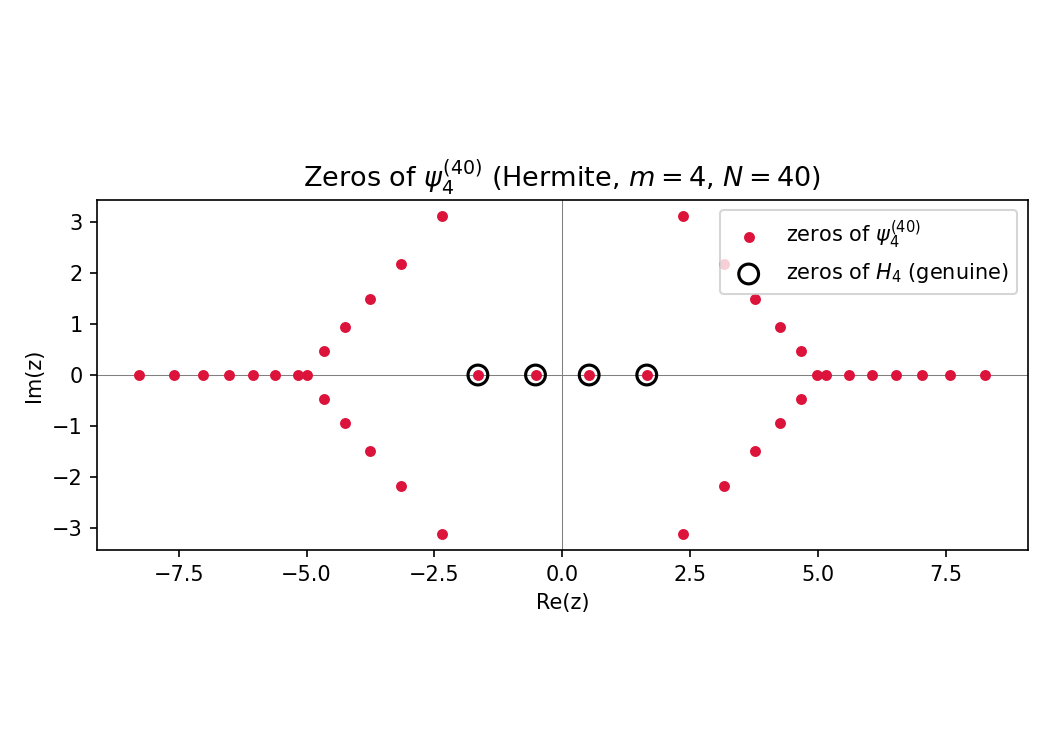

This chart was generated by the following Python code:
"""Single-panel: zeros of psi_4^(40) with H_4 genuine zeros marked."""
from fractions import Fraction
from math import comb, factorial
import mpmath as mp
import matplotlib
matplotlib.use("Agg")
import matplotlib.pyplot as plt
import numpy as np

mp.mp.dps = 120


def dfact(n):
    if n <= 0:
        return 1
    r = 1
    while n > 1:
        r *= n
        n -= 2
    return r


def D(m, k):
    if (m + k) % 2:
        return 0
    tot = 0
    for c in range(0, min(m, k) + 1):
        if (m - c) % 2 or (k - c) % 2:
            continue
        tot += (comb(m, c) * comb(k, c) * factorial(c)
                * dfact(m - c - 1) * dfact(k - c - 1)
                * 4 ** c * (-2) ** ((m + k - 2 * c) // 2))
    return tot


def hermite_coeffs(n):
    a, b = [1], [0, 2]
    if n == 0:
        return a
    for i in range(1, n):
        nxt = [0] * (i + 2)
        for j, cj in enumerate(b):
            nxt[j + 1] += 2 * cj
        for j, cj in enumerate(a):
            nxt[j] -= 2 * i * cj
        a, b = b, nxt
    return b


def approximant_coeffs(m, N):
    poly = [Fraction(0)] * (N + 1)
    for k in range(N + 1):
        d = D(m, k)
        if d == 0:
            continue
        amk = Fraction(d, 3 ** ((m + k) // 2) * 2 ** k * factorial(k))
        for j, cj in enumerate(hermite_coeffs(k)):
            poly[j] += amk * cj
    while poly and poly[-1] == 0:
        poly.pop()
    return poly


def zeros(m, N):
    coeffs = approximant_coeffs(m, N)
    cs = [mp.mpf(c.numerator) / mp.mpf(c.denominator) for c in coeffs[::-1]]
    return mp.polyroots(cs, maxsteps=200, extraprec=300)


m, N = 4, 40
print(f"Computing zeros of psi_{m}^({N})...")
zs = zeros(m, N)
xs = [float(z.real) for z in zs]
ys = [float(z.imag) for z in zs]

# Genuine zeros of H_4 = 16x^4 - 48x^2 + 12
h4 = np.roots([16, 0, -48, 0, 12])

fig, ax = plt.subplots(figsize=(7, 5))
ax.scatter(xs, ys, s=18, color="crimson", label=r"zeros of $\psi_4^{(40)}$", zorder=3)
ax.scatter(h4.real, h4.imag, s=90, facecolors="none",
           edgecolors="k", linewidths=1.5, label=r"zeros of $H_4$ (genuine)", zorder=4)
ax.axhline(0, color="gray", lw=0.5)
ax.axvline(0, color="gray", lw=0.5)
ax.set_title(r"Zeros of $\psi_4^{(40)}$ (Hermite, $m=4$, $N=40$)", fontsize=13)
ax.set_xlabel("Re(z)")
ax.set_ylabel("Im(z)")
ax.legend(fontsize=10)
ax.set_aspect("equal")
plt.tight_layout()
plt.savefig("hermite_zeros_single.png", dpi=150)
print("Saved hermite_zeros_single.png")
